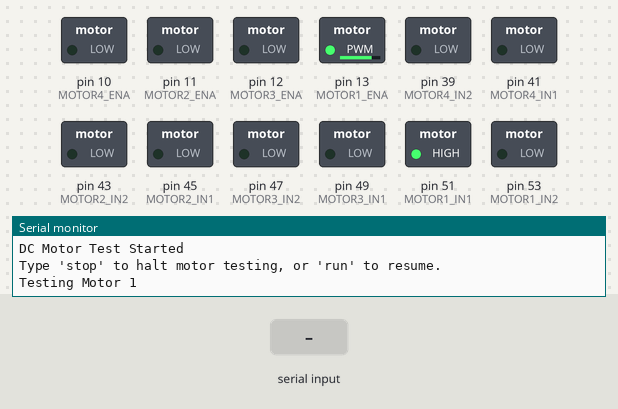
Recording of a sketch running on a simulated Arduino Mega 2560, built with avr-gcc and run on an emulated ATmega2560. Shown: switched loads named in the sketch (green lamp = pin HIGH), the last lines printed to the serial monitor. The inputs (shaded band) are chosen by the test bench.

Above: at 1.2 s.
1.3 s: "stop\n" received over Serial
At 2.4 s:
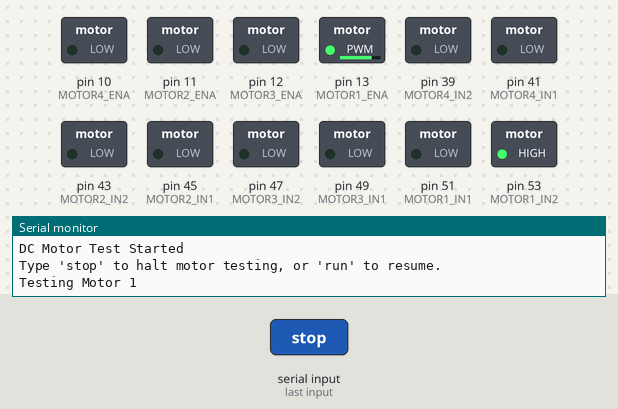
8.5 s: "run\n" received over Serial
At 10.9 s:
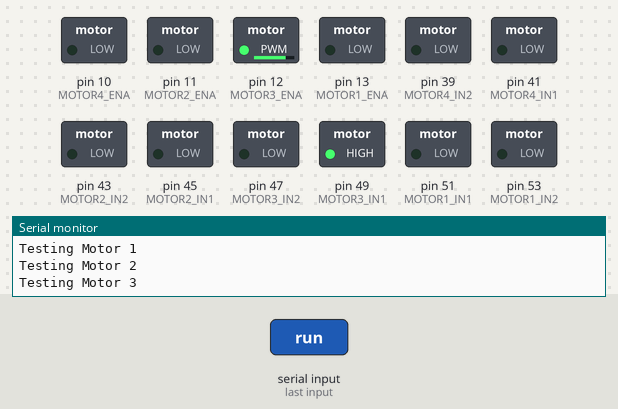
At 24.2 s:
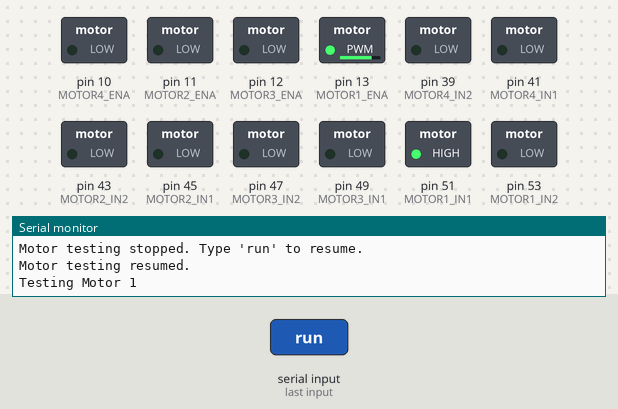
Timing chart, 0 to 24.5 s (numbered marks = the images above; inputs shaded):
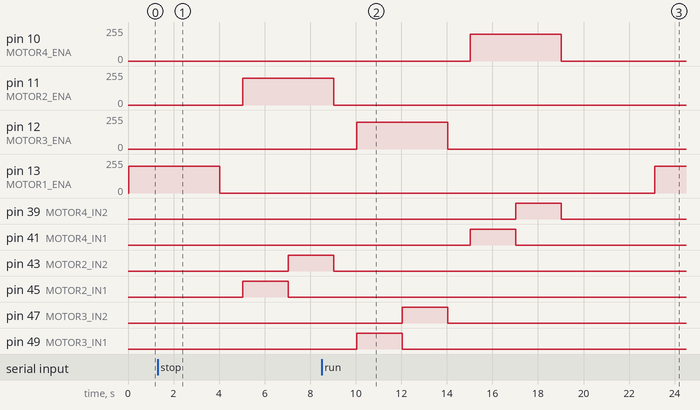

The sketch:

arduino_motor_test.ino
```cpp
/*
  Motor Connections:
  Motor 1: ENA (PWM)  -> Pin 13, IN1 -> Pin 51, IN2 -> Pin 53
  Motor 2: ENA (PWM)  -> Pin 11, IN1 -> Pin 45, IN2 -> Pin 43
  Motor 3: ENA (PWM)  -> Pin 12, IN1 -> Pin 49, IN2 -> Pin 47
  Motor 4: ENA (PWM)  -> Pin 10, IN1 -> Pin 41, IN2 -> Pin 39
*/

#define MOTOR1_ENA 13
#define MOTOR1_IN1 51
#define MOTOR1_IN2 53

#define MOTOR2_ENA 11
#define MOTOR2_IN1 45
#define MOTOR2_IN2 43

#define MOTOR3_ENA 12
#define MOTOR3_IN1 49
#define MOTOR3_IN2 47

#define MOTOR4_ENA 10
#define MOTOR4_IN1 41
#define MOTOR4_IN2 39

// Global flag to control motor testing
bool isRunning = true;

// Function to test a single motor: runs forward, reverse, then stops.
void testMotor(int pwmPin, int in1Pin, int in2Pin) {
  // Run forward
  digitalWrite(in1Pin, HIGH);
  digitalWrite(in2Pin, LOW);
  analogWrite(pwmPin, 200); // Set speed (0-255)
  delay(2000);

  // Run in reverse
  digitalWrite(in1Pin, LOW);
  digitalWrite(in2Pin, HIGH);
  analogWrite(pwmPin, 200);
  delay(2000);

  // Stop the motor
  digitalWrite(in1Pin, LOW);
  digitalWrite(in2Pin, LOW);
  analogWrite(pwmPin, 0);
  delay(1000);
}

void setup() {
  // Initialize motor control pins as outputs
  pinMode(MOTOR1_ENA, OUTPUT);
  pinMode(MOTOR1_IN1, OUTPUT);
  pinMode(MOTOR1_IN2, OUTPUT);

  pinMode(MOTOR2_ENA, OUTPUT);
  pinMode(MOTOR2_IN1, OUTPUT);
  pinMode(MOTOR2_IN2, OUTPUT);

  pinMode(MOTOR3_ENA, OUTPUT);
  pinMode(MOTOR3_IN1, OUTPUT);
  pinMode(MOTOR3_IN2, OUTPUT);

  pinMode(MOTOR4_ENA, OUTPUT);
  pinMode(MOTOR4_IN1, OUTPUT);
  pinMode(MOTOR4_IN2, OUTPUT);

  // Start Serial for command input and debugging
  Serial.begin(9600);
  Serial.println("DC Motor Test Started");
  Serial.println("Type 'stop' to halt motor testing, or 'run' to resume.");
}

void loop() {
  // Check Serial input for commands
  if (Serial.available() > 0) {
    String command = Serial.readStringUntil('\n');
    command.trim(); // Remove any extra whitespace

    if (command.equalsIgnoreCase("stop")) {
      isRunning = false;
      Serial.println("Motor testing stopped. Type 'run' to resume.");
    }
    else if (command.equalsIgnoreCase("run")) {
      isRunning = true;
      Serial.println("Motor testing resumed.");
    }
  }

  // If in "run" mode, perform motor tests
  if (isRunning) {
    Serial.println("Testing Motor 1");
    testMotor(MOTOR1_ENA, MOTOR1_IN1, MOTOR1_IN2);

    Serial.println("Testing Motor 2");
    testMotor(MOTOR2_ENA, MOTOR2_IN1, MOTOR2_IN2);

    Serial.println("Testing Motor 3");
    testMotor(MOTOR3_ENA, MOTOR3_IN1, MOTOR3_IN2);

    Serial.println("Testing Motor 4");
    testMotor(MOTOR4_ENA, MOTOR4_IN1, MOTOR4_IN2);

    // Wait before repeating the test sequence
    delay(3000);
  }
  else {
    // When stopped, add a short delay while still checking for Serial commands
    delay(100);
  }
}
```

Measured:
- after the input at 8.5 s, pin 13 (MOTOR1_ENA): 0/255 → 200/255 after 14.6 s; pin 51 (MOTOR1_IN1): LOW → HIGH after 14.6 s
